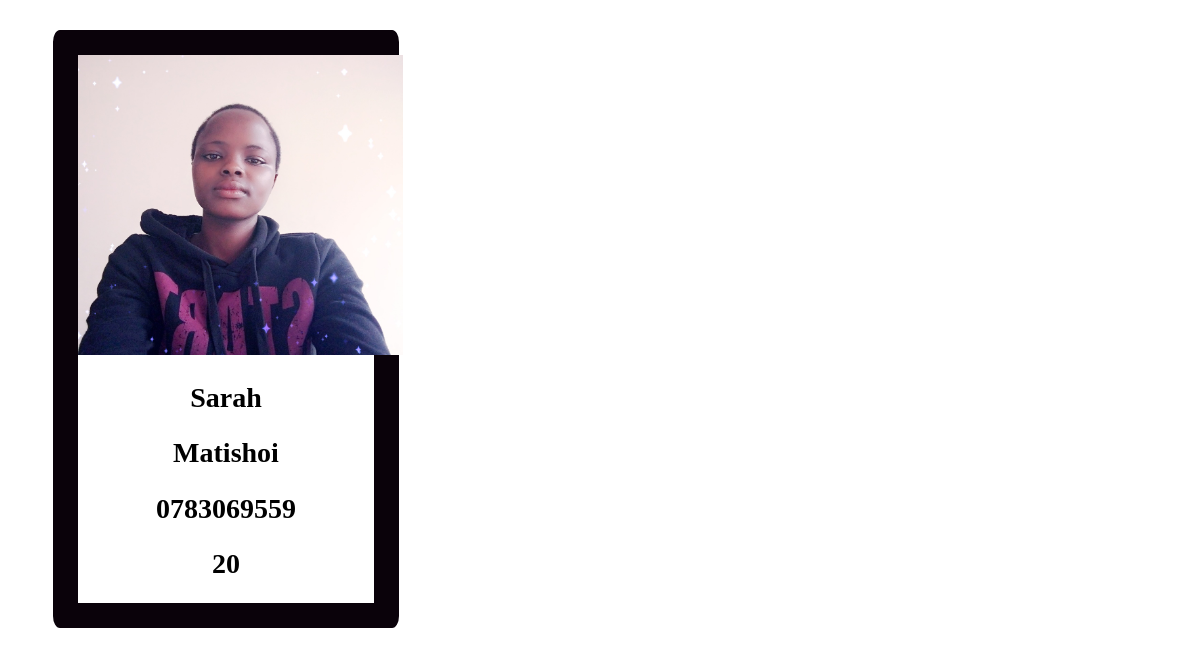
The page /student/profile/10 on the database its author committed.
### student/models.py (models this page shows, shortened)
class Student(models.Model):
    first_name=models.CharField(max_length=12)
    last_name=models.CharField(max_length=20)
    age=models.PositiveSmallIntegerField()
    date_of_birth=models.DateField(null=True)
    nationality_choice=((u'k',u'Kenyan'),(u'u',u'Ugandan'),(u'R',u'Rwandan'),(u'S',u'Sudanese'),(u'S',u'SouthSudanese'))
    nationality=models.CharField(max_length=20,choices=nationality_choice)
    image=models.ImageField(null=True,blank=True)
    email=models.EmailField(null=True,blank=True)
    gender_choice=((u'F',u'Female'),(u'm',u'Male'),(u'O','Other'))
    gender=models.CharField(max_length=16,choices=gender_choice)
    subject=models.CharField(max_length=30,null=True,blank=True)
    health_records=models.FileField()
    class_room=models.CharField(max_length=16,null=True,blank=True)
    phone_number=models.CharField(max_length=12,null=True,blank=True)
    gurdian_name=models.CharField(max_length=20,null=True,blank=True)
    gurdian_contact=models.CharField(max_length=12,null=True,blank=True)
    parent_name=models.CharField(max_length=20,null=True,blank=True)
    parent_contact=models.CharField(max_length=12,null=True,blank=True)
    passport=models.CharField(max_length=20,null=True,blank=True)
    academic_year=models.DateField(max_length=8,blank=True,null=True)
    admission_date=models.DateField(max_length=16,null=True,blank=True)
    languages_choice=((u'E',u'English'),(u'K',u'Kiswahili'),(u'F',u'French'))
    languages=models.CharField(max_length=15,choices=languages_choice)

### student/views.py (the view)
# urls.py: path("profile/<int:id>",student_profile, name="student_profile"),
def student_profile(request,id):
    students=Student.objects.get(id=id)
    return render(request,"student_profile.html",{"student":students})

### student/templates/student_profile.html (shortened to what this page needs)
<!DOCTYPE html>
<html lang="en">
<head>
</head>
<body>
    <div class="row">
    <div class="column">
    <div class="card">
        <img src="{{student.image.url}}" width="45">
            <div class="container2">
            <h2>{{student.first_name}}</h2>
            <h2>{{student.last_name}}</h2>
            <h2>{{student.phone_number}}</h2>
            <h2>{{student.age}}</h2>
             </div>
          </div>
         </div>
</body>
</html>

### student/templates/student_profile.html (style rules this page uses)
img { text-align: center; width: 325px; height: 300px; }
.card { box-shadow: 0 4px 8px 0 white; transition: 0.3s; width: 25%; background-color:white; height: 100%; margin-right: 45px; margin: 30px 15px 0; font-weight: 300; margin-left: 45px; border: 25px solid rgb(10, 2, 10); border-radius: 2%; }
h2 { text-align: center; font-size: 28px; }

### rows shown on the page
Student: image (picture), first_name "Sarah", last_name "Matishoi", phone_number "0783069559", age "20"
